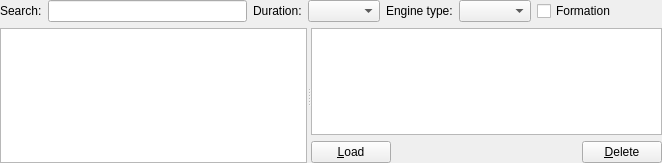
<?xml version="1.0" encoding="UTF-8"?>
<ui version="4.0">
 <class>LogbookWidget</class>
 <widget class="QWidget" name="LogbookWidget">
  <property name="geometry">
   <rect>
    <x>0</x>
    <y>0</y>
    <width>662</width>
    <height>163</height>
   </rect>
  </property>
  <property name="windowTitle">
   <string>Flight</string>
  </property>
  <layout class="QGridLayout" name="gridLayout">
   <property name="leftMargin">
    <number>0</number>
   </property>
   <property name="topMargin">
    <number>0</number>
   </property>
   <property name="rightMargin">
    <number>0</number>
   </property>
   <property name="bottomMargin">
    <number>0</number>
   </property>
   <item row="0" column="0">
    <layout class="QHBoxLayout" name="horizontalLayout_2">
     <item>
      <widget class="QLabel" name="label">
       <property name="text">
        <string>Search:</string>
       </property>
      </widget>
     </item>
     <item>
      <widget class="QLineEdit" name="searchLineEdit">
       <property name="minimumSize">
        <size>
         <width>80</width>
         <height>0</height>
        </size>
       </property>
      </widget>
     </item>
     <item>
      <widget class="QLabel" name="label_3">
       <property name="text">
        <string>Duration:</string>
       </property>
      </widget>
     </item>
     <item>
      <widget class="QComboBox" name="durationComboBox">
       <property name="toolTip">
        <string>Filter by minimum flight duration.</string>
       </property>
      </widget>
     </item>
     <item>
      <widget class="QLabel" name="label_2">
       <property name="text">
        <string>Engine type:</string>
       </property>
      </widget>
     </item>
     <item>
      <widget class="QComboBox" name="engineTypeComboBox">
       <property name="toolTip">
        <string>Filter by engine type.</string>
       </property>
      </widget>
     </item>
     <item>
      <widget class="QCheckBox" name="formationCheckBox">
       <property name="toolTip">
        <string>Filter by formation flights.</string>
       </property>
       <property name="text">
        <string>Formation</string>
       </property>
      </widget>
     </item>
     <item>
      <widget class="QPushButton" name="resetFilterPushButton">
       <property name="toolTip">
        <string>Reset the filter criteria.</string>
       </property>
       <property name="text">
        <string/>
       </property>
       <property name="icon">
        <iconset>
         <normalon>:/img/icons/close-normal.png</normalon>
        </iconset>
       </property>
       <property name="flat">
        <bool>true</bool>
       </property>
      </widget>
     </item>
    </layout>
   </item>
   <item row="1" column="0">
    <widget class="QSplitter" name="splitter">
     <property name="orientation">
      <enum>Qt::Horizontal</enum>
     </property>
     <widget class="QTreeWidget" name="logTreeWidget">
      <property name="sizePolicy">
       <sizepolicy hsizetype="Preferred" vsizetype="Expanding">
        <horstretch>0</horstretch>
        <verstretch>0</verstretch>
       </sizepolicy>
      </property>
      <property name="minimumSize">
       <size>
        <width>180</width>
        <height>0</height>
       </size>
      </property>
      <property name="toolTip">
       <string>Select flights by date.</string>
      </property>
      <attribute name="headerVisible">
       <bool>false</bool>
      </attribute>
      <column>
       <property name="text">
        <string notr="true">1</string>
       </property>
      </column>
     </widget>
     <widget class="QWidget" name="layoutWidget">
      <layout class="QVBoxLayout" name="verticalLayout">
       <item>
        <widget class="QTableWidget" name="logTableWidget"/>
       </item>
       <item>
        <layout class="QHBoxLayout" name="horizontalLayout">
         <item>
          <widget class="QPushButton" name="loadPushButton">
           <property name="text">
            <string>&amp;Load</string>
           </property>
          </widget>
         </item>
         <item>
          <spacer name="horizontalSpacer">
           <property name="orientation">
            <enum>Qt::Horizontal</enum>
           </property>
           <property name="sizeHint" stdset="0">
            <size>
             <width>40</width>
             <height>20</height>
            </size>
           </property>
          </spacer>
         </item>
         <item>
          <widget class="QLabel" name="flightCountLabel">
           <property name="minimumSize">
            <size>
             <width>40</width>
             <height>0</height>
            </size>
           </property>
           <property name="text">
            <string/>
           </property>
          </widget>
         </item>
         <item>
          <spacer name="horizontalSpacer_2">
           <property name="orientation">
            <enum>Qt::Horizontal</enum>
           </property>
           <property name="sizeHint" stdset="0">
            <size>
             <width>40</width>
             <height>20</height>
            </size>
           </property>
          </spacer>
         </item>
         <item>
          <widget class="QPushButton" name="deletePushButton">
           <property name="text">
            <string>&amp;Delete</string>
           </property>
          </widget>
         </item>
        </layout>
       </item>
      </layout>
     </widget>
    </widget>
   </item>
  </layout>
 </widget>
 <tabstops>
  <tabstop>searchLineEdit</tabstop>
  <tabstop>durationComboBox</tabstop>
  <tabstop>engineTypeComboBox</tabstop>
  <tabstop>formationCheckBox</tabstop>
  <tabstop>resetFilterPushButton</tabstop>
  <tabstop>logTreeWidget</tabstop>
  <tabstop>logTableWidget</tabstop>
  <tabstop>loadPushButton</tabstop>
  <tabstop>deletePushButton</tabstop>
 </tabstops>
 <resources/>
 <connections/>
</ui>
